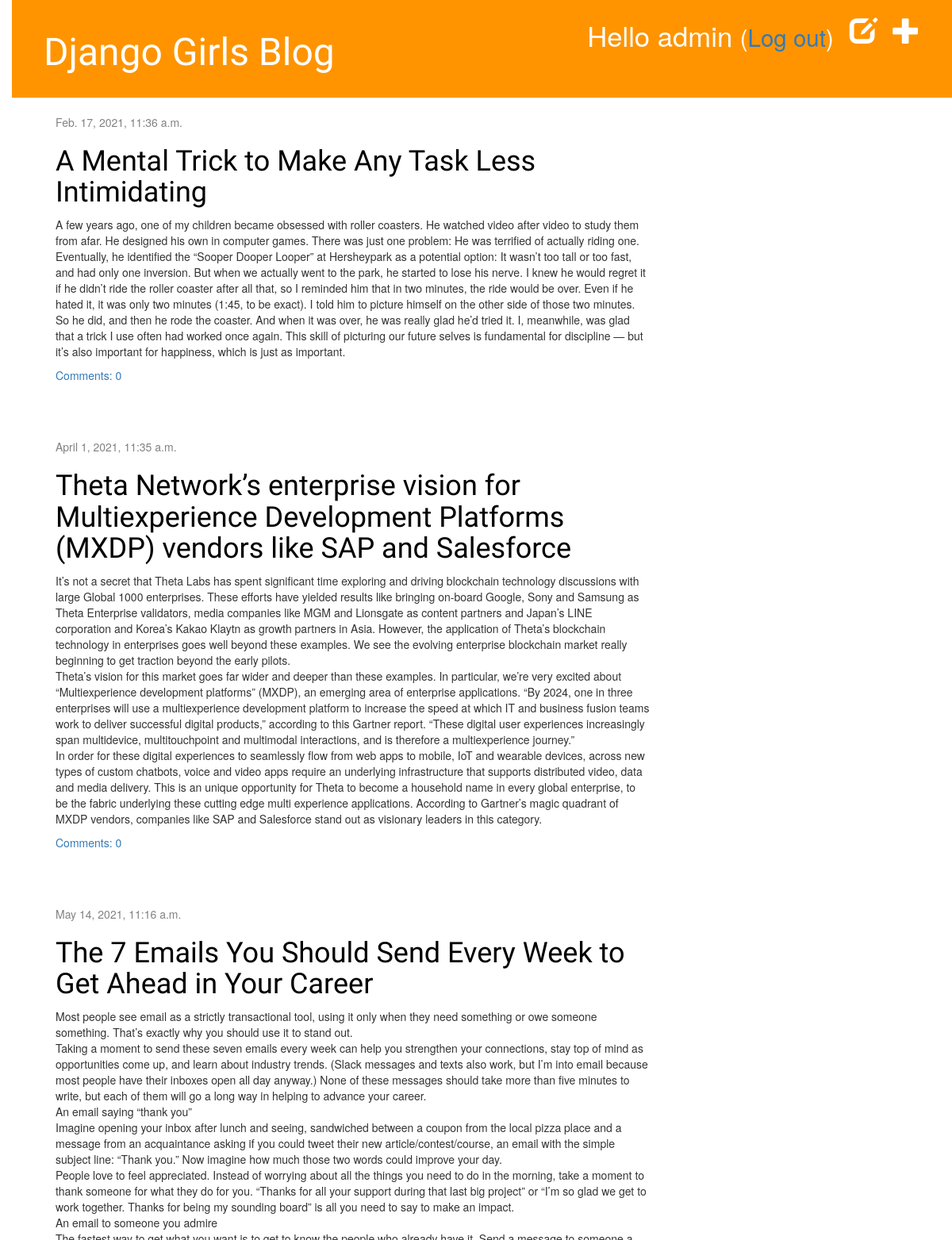
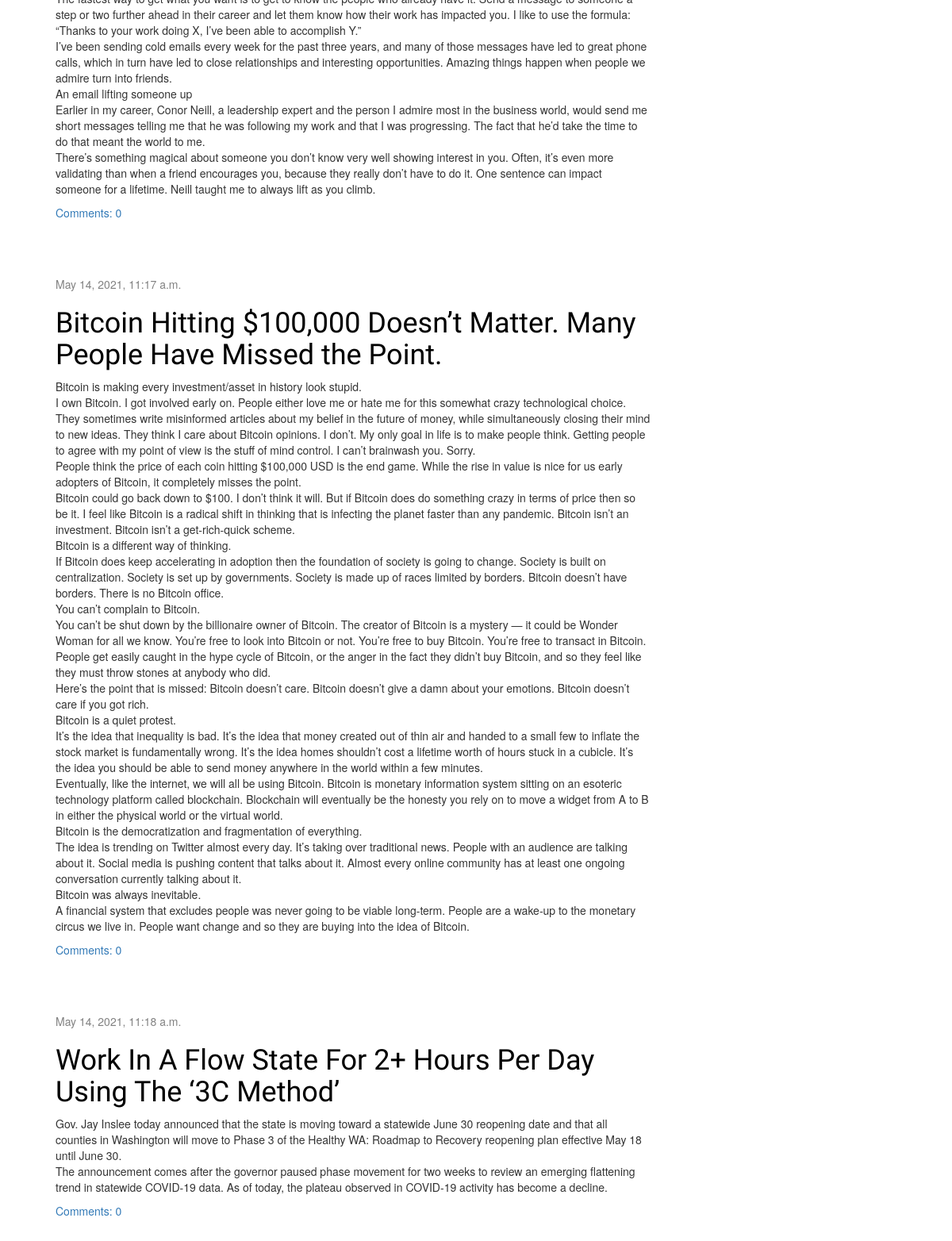
The app's page / (signed in) with its own data (2 pictures, top to bottom).
### blog/models.py (models this page shows, shortened)
class Post(models.Model):
	author = models.ForeignKey('auth.User', on_delete=models.CASCADE)
	title  = models.CharField(max_length=200)
	text   = models.TextField()
	created_date = models.DateTimeField(default = timezone.now)
	published_date = models.DateTimeField(blank=True, null=True)
	def approved_comments(self):
		return self.comments.filter(approved_comment=True)

### blog/views.py (the view)
# urls.py: path('', views.post_list, name='post_list'),
def post_list(request):
	posts = Post.objects.filter(published_date__lte=timezone.now()).order_by('published_date')
	return render(request, 'blog/post_list.html', {'posts': posts})

### blog/templates/blog/post_list.html
{% extends 'blog/base.html' %}
{% block content %}
    {% for post in posts %}
        <div class="post">
            <div class="date">
                {{ post.published_date }}
            </div>
            <h1><a href="{% url 'post_detail' pk=post.pk %}">{{ post.title }}</a></h1>
            <p>{{ post.text|linebreaksbr }}</p>
            <a href="{% url 'post_detail' pk=post.pk %}">Comments: {{ post.approved_comments.count }}</a>
        </div>
    {% endfor %}
{% endblock %}

### blog/templates/blog/base.html (shortened to what this page needs)
{% load static %}
<html>
    <head>
        <link rel="stylesheet" href="//maxcdn.bootstrapcdn.com/bootstrap/3.2.0/css/bootstrap.min.css">
        <link rel="stylesheet" href="//maxcdn.bootstrapcdn.com/bootstrap/3.2.0/css/bootstrap-theme.min.css">
        <link rel="stylesheet" href="{% static 'css/blog.css' %}">
    </head>
    <body>
    <div class="page-header">
        {% if user.is_authenticated %}
            <a href="{% url 'post_new' %}" class="top-menu"><span class="glyphicon glyphicon-plus"></span></a>
            <a href="{% url 'post_draft_list' %}" class="top-menu"><span class="glyphicon glyphicon-edit"></span></a>
            <p class="top-menu">Hello {{ user.username }} <small>(<a href="{% url 'logout' %}">Log out</a>)</small></p>
         {% else %}
             <a href="{% url 'login' %}" class="top-menu"><span class="glyphicon glyphicon-lock"></span></a>
         {% endif %}
        <h1><a href="/">Django Girls Blog</a></h1>
    </div>
    <div class="content container">
        <div class="row">
            <div class="col-md-8">
            {% block content %}
            {% endblock %}
            </div>
        </div>
    </div>
</body>
</html>

### blog/static/css/blog.css (style rules this page uses)
h1 a { color: #FCA205; }
body { padding-left: 15px; }
h1 a { color: #FCA205; font-family: 'Lobster'; }
.page-header { background-color: #ff9400; margin-top: 0; padding: 20px 20px 20px 40px; }
.page-header h1, .page-header h1 a, .page-header h1 a:visited, .page-header h1 a:active { color: #ffffff; font-size: 36pt; text-decoration: none; }
.content { margin-left: 40px; }
h1, h2, h3, h4 { font-family: 'Lobster', cursive; }
.date { color: #828282; }
.top-menu, .top-menu:hover, .top-menu:visited { color: #ffffff; float: right; font-size: 26pt; margin-right: 20px; }
.post { margin-bottom: 70px; }
.post h1 a, .post h1 a:visited { color: #000000; }

### records on screen
Post: published_date "Feb. 17, 2021, 11:36 a.m.", title "A Mental Trick to Make Any Task Less Intimidating", text "A few years ago, one of my children became obsessed with roller coasters. He watched video after video to study them from afar. He designed his own in computer games. There was just one problem: He was terrified of actually riding one. Eventually, he identified the “Sooper Dooper Looper” at Hersheypark as a potential option: It wasn’t too tall or too fast, and had only one inversion. But when we actually went to the park, he started to lose his nerve. I knew he would regret it if he didn’t ride the roller coaster after all that, so I reminded him that in two minutes, the ride would be over. Even if he hated it, it was only two minutes (1:45, to be exact). I told him to picture himself on…", approved_comments.count "0"
Post: published_date "April 1, 2021, 11:35 a.m.", title "Theta Network’s enterprise vision for Multiexperience Development Platforms (MXDP) vendors like SAP and Salesforce", text "It’s not a secret that Theta Labs has spent significant time exploring and driving blockchain technology discussions with large Global 1000 enterprises. These efforts have yielded results like bringing on-board Google, Sony and Samsung as Theta Enterprise validators, media companies like MGM and Lionsgate as content partners and Japan’s LINE corporation and Korea’s Kakao Klaytn as growth partners in Asia. However, the application of Theta’s blockchain technology in enterprises goes well beyond these examples. We see the evolving enterprise blockchain market really beginning to get traction beyond the early pilots. Theta’s vision for this market goes far wider and deeper than these examples.…", approved_comments.count "0"
Post: published_date "May 14, 2021, 11:16 a.m.", title "The 7 Emails You Should Send Every Week to Get Ahead in Your Career", text "Most people see email as a strictly transactional tool, using it only when they need something or owe someone something. That’s exactly why you should use it to stand out. Taking a moment to send these seven emails every week can help you strengthen your connections, stay top of mind as opportunities come up, and learn about industry trends. (Slack messages and texts also work, but I’m into email because most people have their inboxes open all day anyway.) None of these messages should take more than five minutes to write, but each of them will go a long way in helping to advance your career. An email saying “thank you” Imagine opening your inbox after lunch and seeing, sandwiched between a…", approved_comments.count "0"
Post: published_date "May 14, 2021, 11:17 a.m.", title "Bitcoin Hitting $100,000 Doesn’t Matter. Many People Have Missed the Point.", text "Bitcoin is making every investment/asset in history look stupid. I own Bitcoin. I got involved early on. People either love me or hate me for this somewhat crazy technological choice. They sometimes write misinformed articles about my belief in the future of money, while simultaneously closing their mind to new ideas. They think I care about Bitcoin opinions. I don’t. My only goal in life is to make people think. Getting people to agree with my point of view is the stuff of mind control. I can’t brainwash you. Sorry. People think the price of each coin hitting $100,000 USD is the end game. While the rise in value is nice for us early adopters of Bitcoin, it completely misses the point.…", approved_comments.count "0"
Post: published_date "May 14, 2021, 11:18 a.m.", title "Work In A Flow State For 2+ Hours Per Day Using The ‘3C Method’", text "Gov. Jay Inslee today announced that the state is moving toward a statewide June 30 reopening date and that all counties in Washington will move to Phase 3 of the Healthy WA: Roadmap to Recovery reopening plan effective May 18 until June 30. The announcement comes after the governor paused phase movement for two weeks to review an emerging flattening trend in statewide COVID-19 data. As of today, the plateau observed in COVID-19 activity has become a decline.", approved_comments.count "0"

### other values on screen
{{ user.username }} "admin"
